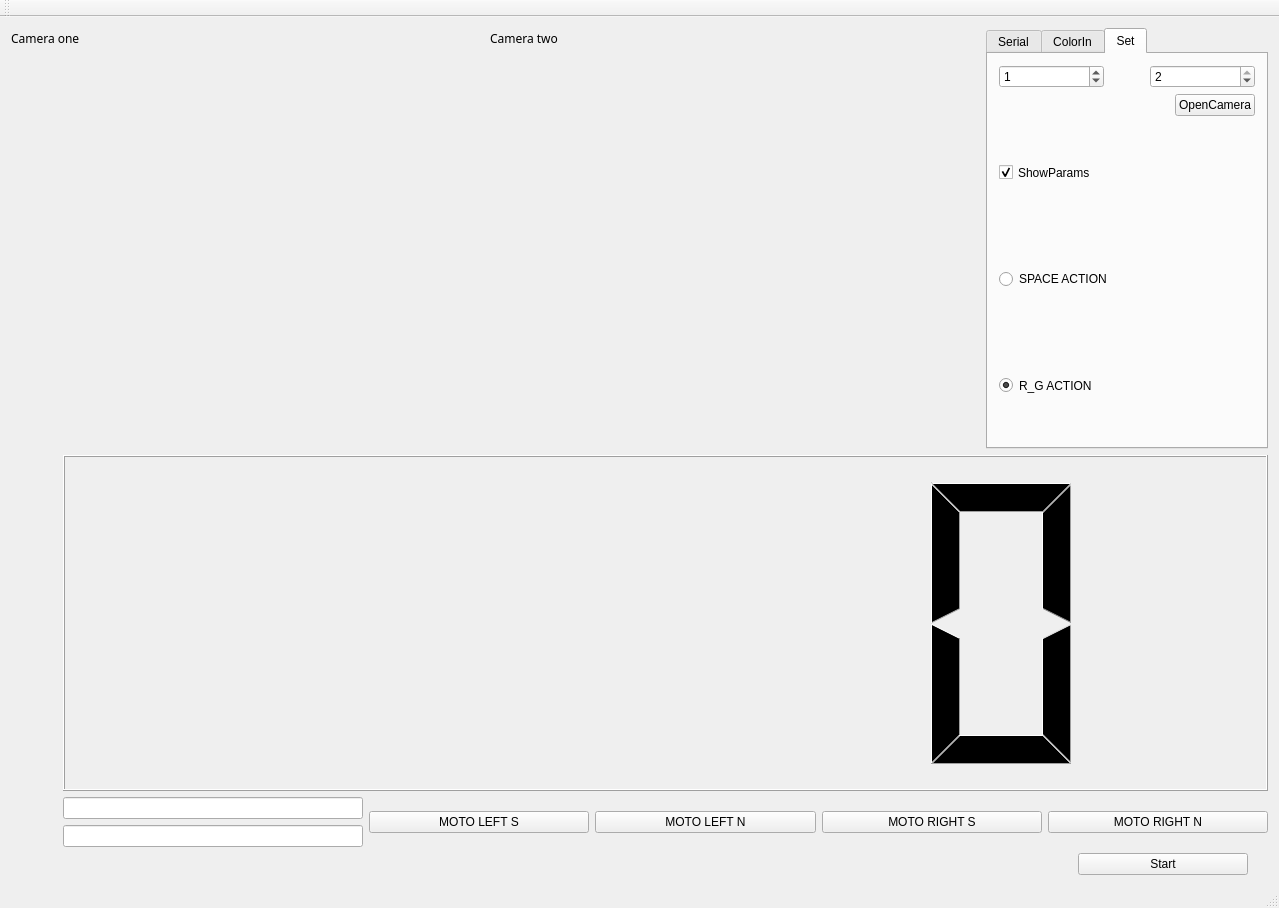
<?xml version="1.0" encoding="UTF-8"?>
<ui version="4.0">
 <class>Magic</class>
 <widget class="QMainWindow" name="Magic">
  <property name="geometry">
   <rect>
    <x>0</x>
    <y>0</y>
    <width>1279</width>
    <height>908</height>
   </rect>
  </property>
  <property name="windowTitle">
   <string>Magic</string>
  </property>
  <widget class="QWidget" name="centralWidget">
   <layout class="QVBoxLayout" name="verticalLayout_15">
    <item>
     <layout class="QVBoxLayout" name="verticalLayout_4">
      <item>
       <layout class="QHBoxLayout" name="horizontalLayout_2">
        <item>
         <layout class="QVBoxLayout" name="verticalLayout">
          <item>
           <layout class="QHBoxLayout" name="horizontalLayout_3">
            <item>
             <widget class="QLabel" name="label_5">
              <property name="font">
               <font>
                <family>BankGothic Lt BT</family>
                <pointsize>9</pointsize>
                <italic>false</italic>
               </font>
              </property>
              <property name="text">
               <string>Camera one</string>
              </property>
             </widget>
            </item>
            <item>
             <spacer name="horizontalSpacer_2">
              <property name="orientation">
               <enum>Qt::Horizontal</enum>
              </property>
              <property name="sizeHint" stdset="0">
               <size>
                <width>40</width>
                <height>20</height>
               </size>
              </property>
             </spacer>
            </item>
            <item>
             <widget class="QLabel" name="label_6">
              <property name="font">
               <font>
                <family>BankGothic Lt BT</family>
                <pointsize>9</pointsize>
                <italic>false</italic>
               </font>
              </property>
              <property name="text">
               <string>Camera two</string>
              </property>
             </widget>
            </item>
            <item>
             <spacer name="horizontalSpacer_3">
              <property name="orientation">
               <enum>Qt::Horizontal</enum>
              </property>
              <property name="sizeHint" stdset="0">
               <size>
                <width>40</width>
                <height>20</height>
               </size>
              </property>
             </spacer>
            </item>
           </layout>
          </item>
          <item>
           <layout class="QHBoxLayout" name="horizontalLayout">
            <item>
             <widget class="QLabel" name="label_f">
              <property name="sizePolicy">
               <sizepolicy hsizetype="Expanding" vsizetype="Expanding">
                <horstretch>0</horstretch>
                <verstretch>0</verstretch>
               </sizepolicy>
              </property>
              <property name="text">
               <string/>
              </property>
             </widget>
            </item>
            <item>
             <widget class="QLabel" name="label_b">
              <property name="sizePolicy">
               <sizepolicy hsizetype="Expanding" vsizetype="Expanding">
                <horstretch>0</horstretch>
                <verstretch>0</verstretch>
               </sizepolicy>
              </property>
              <property name="text">
               <string/>
              </property>
             </widget>
            </item>
           </layout>
          </item>
         </layout>
        </item>
        <item>
         <spacer name="horizontalSpacer">
          <property name="orientation">
           <enum>Qt::Horizontal</enum>
          </property>
          <property name="sizeType">
           <enum>QSizePolicy::Maximum</enum>
          </property>
          <property name="sizeHint" stdset="0">
           <size>
            <width>18</width>
            <height>20</height>
           </size>
          </property>
         </spacer>
        </item>
        <item>
         <widget class="QTabWidget" name="tabWidget">
          <property name="sizePolicy">
           <sizepolicy hsizetype="Preferred" vsizetype="Preferred">
            <horstretch>0</horstretch>
            <verstretch>0</verstretch>
           </sizepolicy>
          </property>
          <property name="currentIndex">
           <number>2</number>
          </property>
          <widget class="QWidget" name="tab">
           <attribute name="title">
            <string>Serial</string>
           </attribute>
           <layout class="QVBoxLayout" name="verticalLayout_5">
            <item>
             <layout class="QVBoxLayout" name="verticalLayout_2">
              <item>
               <layout class="QHBoxLayout" name="horizontalLayout_5">
                <item>
                 <widget class="QComboBox" name="comboBox_port"/>
                </item>
                <item>
                 <widget class="QPushButton" name="pushButton_connect">
                  <property name="font">
                   <font>
                    <family>Ebrima</family>
                    <pointsize>9</pointsize>
                    <weight>75</weight>
                    <bold>true</bold>
                   </font>
                  </property>
                  <property name="text">
                   <string>Connect</string>
                  </property>
                 </widget>
                </item>
               </layout>
              </item>
              <item>
               <widget class="QTextBrowser" name="textBrowser_info">
                <property name="sizePolicy">
                 <sizepolicy hsizetype="Preferred" vsizetype="Expanding">
                  <horstretch>0</horstretch>
                  <verstretch>0</verstretch>
                 </sizepolicy>
                </property>
               </widget>
              </item>
              <item>
               <layout class="QHBoxLayout" name="horizontalLayout_8">
                <item>
                 <spacer name="horizontalSpacer_6">
                  <property name="orientation">
                   <enum>Qt::Horizontal</enum>
                  </property>
                  <property name="sizeType">
                   <enum>QSizePolicy::Fixed</enum>
                  </property>
                  <property name="sizeHint" stdset="0">
                   <size>
                    <width>50</width>
                    <height>20</height>
                   </size>
                  </property>
                 </spacer>
                </item>
                <item>
                 <widget class="QPushButton" name="pushButton_clear">
                  <property name="sizePolicy">
                   <sizepolicy hsizetype="Minimum" vsizetype="Maximum">
                    <horstretch>0</horstretch>
                    <verstretch>0</verstretch>
                   </sizepolicy>
                  </property>
                  <property name="font">
                   <font>
                    <weight>75</weight>
                    <bold>true</bold>
                   </font>
                  </property>
                  <property name="text">
                   <string>Clear</string>
                  </property>
                 </widget>
                </item>
               </layout>
              </item>
             </layout>
            </item>
           </layout>
          </widget>
          <widget class="QWidget" name="tab_2">
           <attribute name="title">
            <string>ColorIn</string>
           </attribute>
           <layout class="QVBoxLayout" name="verticalLayout_14">
            <item>
             <layout class="QVBoxLayout" name="verticalLayout_10">
              <item>
               <widget class="QCheckBox" name="checkBox">
                <property name="text">
                 <string>HandIN</string>
                </property>
               </widget>
              </item>
              <item>
               <layout class="QVBoxLayout" name="verticalLayout_9">
                <item>
                 <layout class="QHBoxLayout" name="horizontalLayout_12">
                  <item>
                   <widget class="QLabel" name="label">
                    <property name="font">
                     <font>
                      <pointsize>17</pointsize>
                     </font>
                    </property>
                    <property name="text">
                     <string>F</string>
                    </property>
                   </widget>
                  </item>
                  <item>
                   <widget class="QLineEdit" name="lE_F">
                    <property name="font">
                     <font>
                      <pointsize>17</pointsize>
                     </font>
                    </property>
                   </widget>
                  </item>
                 </layout>
                </item>
                <item>
                 <layout class="QHBoxLayout" name="horizontalLayout_13">
                  <item>
                   <widget class="QLabel" name="label_2">
                    <property name="font">
                     <font>
                      <pointsize>17</pointsize>
                     </font>
                    </property>
                    <property name="text">
                     <string>R</string>
                    </property>
                   </widget>
                  </item>
                  <item>
                   <widget class="QLineEdit" name="lE_R">
                    <property name="font">
                     <font>
                      <pointsize>17</pointsize>
                     </font>
                    </property>
                   </widget>
                  </item>
                 </layout>
                </item>
                <item>
                 <layout class="QHBoxLayout" name="horizontalLayout_14">
                  <item>
                   <widget class="QLabel" name="label_3">
                    <property name="font">
                     <font>
                      <pointsize>17</pointsize>
                     </font>
                    </property>
                    <property name="text">
                     <string>B</string>
                    </property>
                   </widget>
                  </item>
                  <item>
                   <widget class="QLineEdit" name="lE_B">
                    <property name="font">
                     <font>
                      <pointsize>17</pointsize>
                     </font>
                    </property>
                   </widget>
                  </item>
                 </layout>
                </item>
                <item>
                 <layout class="QHBoxLayout" name="horizontalLayout_15">
                  <item>
                   <widget class="QLabel" name="label_4">
                    <property name="font">
                     <font>
                      <pointsize>17</pointsize>
                     </font>
                    </property>
                    <property name="text">
                     <string>L</string>
                    </property>
                   </widget>
                  </item>
                  <item>
                   <widget class="QLineEdit" name="lE_L">
                    <property name="font">
                     <font>
                      <pointsize>17</pointsize>
                     </font>
                    </property>
                   </widget>
                  </item>
                 </layout>
                </item>
                <item>
                 <layout class="QHBoxLayout" name="horizontalLayout_16">
                  <item>
                   <widget class="QLabel" name="label_7">
                    <property name="font">
                     <font>
                      <pointsize>17</pointsize>
                     </font>
                    </property>
                    <property name="text">
                     <string>U</string>
                    </property>
                   </widget>
                  </item>
                  <item>
                   <widget class="QLineEdit" name="lE_U">
                    <property name="font">
                     <font>
                      <pointsize>17</pointsize>
                     </font>
                    </property>
                   </widget>
                  </item>
                 </layout>
                </item>
                <item>
                 <layout class="QHBoxLayout" name="horizontalLayout_17">
                  <item>
                   <widget class="QLabel" name="label_8">
                    <property name="font">
                     <font>
                      <pointsize>17</pointsize>
                     </font>
                    </property>
                    <property name="text">
                     <string>D</string>
                    </property>
                   </widget>
                  </item>
                  <item>
                   <widget class="QLineEdit" name="lE_D">
                    <property name="font">
                     <font>
                      <pointsize>17</pointsize>
                     </font>
                    </property>
                   </widget>
                  </item>
                 </layout>
                </item>
               </layout>
              </item>
             </layout>
            </item>
           </layout>
          </widget>
          <widget class="QWidget" name="tab_3">
           <attribute name="title">
            <string>Set</string>
           </attribute>
           <layout class="QVBoxLayout" name="verticalLayout_13">
            <item>
             <layout class="QVBoxLayout" name="verticalLayout_12">
              <item>
               <layout class="QVBoxLayout" name="verticalLayout_11">
                <item>
                 <layout class="QHBoxLayout" name="horizontalLayout_18">
                  <item>
                   <widget class="QSpinBox" name="camera_f">
                    <property name="maximum">
                     <number>2</number>
                    </property>
                    <property name="value">
                     <number>1</number>
                    </property>
                   </widget>
                  </item>
                  <item>
                   <spacer name="horizontalSpacer_7">
                    <property name="orientation">
                     <enum>Qt::Horizontal</enum>
                    </property>
                    <property name="sizeType">
                     <enum>QSizePolicy::Maximum</enum>
                    </property>
                    <property name="sizeHint" stdset="0">
                     <size>
                      <width>40</width>
                      <height>20</height>
                     </size>
                    </property>
                   </spacer>
                  </item>
                  <item>
                   <widget class="QSpinBox" name="camera_b">
                    <property name="maximum">
                     <number>2</number>
                    </property>
                    <property name="value">
                     <number>2</number>
                    </property>
                   </widget>
                  </item>
                 </layout>
                </item>
                <item>
                 <layout class="QHBoxLayout" name="horizontalLayout_19">
                  <item>
                   <spacer name="horizontalSpacer_8">
                    <property name="orientation">
                     <enum>Qt::Horizontal</enum>
                    </property>
                    <property name="sizeHint" stdset="0">
                     <size>
                      <width>40</width>
                      <height>20</height>
                     </size>
                    </property>
                   </spacer>
                  </item>
                  <item>
                   <widget class="QPushButton" name="pushButton_4">
                    <property name="text">
                     <string>OpenCamera</string>
                    </property>
                   </widget>
                  </item>
                 </layout>
                </item>
               </layout>
              </item>
              <item>
               <widget class="QCheckBox" name="checkBox_2">
                <property name="sizePolicy">
                 <sizepolicy hsizetype="Minimum" vsizetype="Preferred">
                  <horstretch>0</horstretch>
                  <verstretch>0</verstretch>
                 </sizepolicy>
                </property>
                <property name="text">
                 <string>ShowParams</string>
                </property>
                <property name="checked">
                 <bool>true</bool>
                </property>
               </widget>
              </item>
              <item>
               <widget class="QRadioButton" name="space_action">
                <property name="sizePolicy">
                 <sizepolicy hsizetype="Minimum" vsizetype="Preferred">
                  <horstretch>0</horstretch>
                  <verstretch>0</verstretch>
                 </sizepolicy>
                </property>
                <property name="text">
                 <string>SPACE ACTION</string>
                </property>
                <property name="checked">
                 <bool>false</bool>
                </property>
               </widget>
              </item>
              <item>
               <widget class="QRadioButton" name="r_g_action">
                <property name="sizePolicy">
                 <sizepolicy hsizetype="Minimum" vsizetype="Preferred">
                  <horstretch>0</horstretch>
                  <verstretch>0</verstretch>
                 </sizepolicy>
                </property>
                <property name="text">
                 <string>R_G ACTION</string>
                </property>
                <property name="checked">
                 <bool>true</bool>
                </property>
               </widget>
              </item>
             </layout>
            </item>
           </layout>
          </widget>
         </widget>
        </item>
       </layout>
      </item>
      <item>
       <layout class="QHBoxLayout" name="horizontalLayout_9">
        <item>
         <layout class="QGridLayout" name="gridLayout">
          <item row="1" column="3">
           <widget class="QLabel" name="label_B">
            <property name="minimumSize">
             <size>
              <width>0</width>
              <height>0</height>
             </size>
            </property>
            <property name="text">
             <string/>
            </property>
           </widget>
          </item>
          <item row="2" column="1">
           <widget class="QLabel" name="label_R">
            <property name="minimumSize">
             <size>
              <width>0</width>
              <height>0</height>
             </size>
            </property>
            <property name="text">
             <string/>
            </property>
           </widget>
          </item>
          <item row="1" column="0">
           <widget class="QLabel" name="label_D">
            <property name="sizePolicy">
             <sizepolicy hsizetype="Preferred" vsizetype="Preferred">
              <horstretch>0</horstretch>
              <verstretch>0</verstretch>
             </sizepolicy>
            </property>
            <property name="minimumSize">
             <size>
              <width>0</width>
              <height>0</height>
             </size>
            </property>
            <property name="text">
             <string/>
            </property>
           </widget>
          </item>
          <item row="1" column="2">
           <widget class="QLabel" name="label_U">
            <property name="minimumSize">
             <size>
              <width>0</width>
              <height>0</height>
             </size>
            </property>
            <property name="text">
             <string/>
            </property>
           </widget>
          </item>
          <item row="0" column="1">
           <widget class="QLabel" name="label_L">
            <property name="minimumSize">
             <size>
              <width>0</width>
              <height>0</height>
             </size>
            </property>
            <property name="text">
             <string/>
            </property>
           </widget>
          </item>
          <item row="1" column="1">
           <widget class="QLabel" name="label_F">
            <property name="minimumSize">
             <size>
              <width>0</width>
              <height>0</height>
             </size>
            </property>
            <property name="text">
             <string/>
            </property>
           </widget>
          </item>
         </layout>
        </item>
        <item>
         <layout class="QVBoxLayout" name="verticalLayout_6">
          <item>
           <widget class="QLCDNumber" name="lcdNumber">
            <property name="sizePolicy">
             <sizepolicy hsizetype="Expanding" vsizetype="Expanding">
              <horstretch>0</horstretch>
              <verstretch>0</verstretch>
             </sizepolicy>
            </property>
           </widget>
          </item>
          <item>
           <layout class="QVBoxLayout" name="verticalLayout_8">
            <item>
             <layout class="QHBoxLayout" name="horizontalLayout_10"/>
            </item>
           </layout>
          </item>
          <item>
           <layout class="QHBoxLayout" name="horizontalLayout_11">
            <item>
             <layout class="QVBoxLayout" name="verticalLayout_7">
              <item>
               <widget class="QLineEdit" name="lineEdit_get">
                <property name="sizePolicy">
                 <sizepolicy hsizetype="Minimum" vsizetype="Minimum">
                  <horstretch>0</horstretch>
                  <verstretch>0</verstretch>
                 </sizepolicy>
                </property>
                <property name="minimumSize">
                 <size>
                  <width>300</width>
                  <height>0</height>
                 </size>
                </property>
                <property name="maximumSize">
                 <size>
                  <width>16777215</width>
                  <height>16777215</height>
                 </size>
                </property>
                <property name="readOnly">
                 <bool>true</bool>
                </property>
               </widget>
              </item>
              <item>
               <widget class="QLineEdit" name="lineEdit_answer">
                <property name="sizePolicy">
                 <sizepolicy hsizetype="Fixed" vsizetype="Minimum">
                  <horstretch>0</horstretch>
                  <verstretch>0</verstretch>
                 </sizepolicy>
                </property>
                <property name="maximumSize">
                 <size>
                  <width>222222</width>
                  <height>16777215</height>
                 </size>
                </property>
                <property name="readOnly">
                 <bool>true</bool>
                </property>
               </widget>
              </item>
             </layout>
            </item>
            <item>
             <widget class="QPushButton" name="pushButton_2">
              <property name="text">
               <string>MOTO LEFT S</string>
              </property>
             </widget>
            </item>
            <item>
             <widget class="QPushButton" name="pushButton_3">
              <property name="text">
               <string>MOTO LEFT N</string>
              </property>
             </widget>
            </item>
            <item>
             <widget class="QPushButton" name="pushButton_5">
              <property name="text">
               <string>MOTO RIGHT S</string>
              </property>
             </widget>
            </item>
            <item>
             <widget class="QPushButton" name="pushButton_6">
              <property name="text">
               <string>MOTO RIGHT N</string>
              </property>
             </widget>
            </item>
           </layout>
          </item>
          <item>
           <layout class="QHBoxLayout" name="horizontalLayout_4"/>
          </item>
          <item>
           <layout class="QHBoxLayout" name="horizontalLayout_6">
            <item>
             <spacer name="horizontalSpacer_4">
              <property name="orientation">
               <enum>Qt::Horizontal</enum>
              </property>
              <property name="sizeType">
               <enum>QSizePolicy::Expanding</enum>
              </property>
              <property name="sizeHint" stdset="0">
               <size>
                <width>40</width>
                <height>20</height>
               </size>
              </property>
             </spacer>
            </item>
            <item>
             <widget class="QPushButton" name="pushButton">
              <property name="minimumSize">
               <size>
                <width>170</width>
                <height>0</height>
               </size>
              </property>
              <property name="text">
               <string>Start</string>
              </property>
             </widget>
            </item>
            <item>
             <spacer name="horizontalSpacer_5">
              <property name="orientation">
               <enum>Qt::Horizontal</enum>
              </property>
              <property name="sizeType">
               <enum>QSizePolicy::Fixed</enum>
              </property>
              <property name="sizeHint" stdset="0">
               <size>
                <width>20</width>
                <height>20</height>
               </size>
              </property>
             </spacer>
            </item>
           </layout>
          </item>
         </layout>
        </item>
       </layout>
      </item>
      <item>
       <layout class="QHBoxLayout" name="horizontalLayout_7">
        <item>
         <layout class="QVBoxLayout" name="verticalLayout_3"/>
        </item>
       </layout>
      </item>
     </layout>
    </item>
   </layout>
  </widget>
  <widget class="QMenuBar" name="menuBar">
   <property name="geometry">
    <rect>
     <x>0</x>
     <y>0</y>
     <width>1279</width>
     <height>25</height>
    </rect>
   </property>
  </widget>
  <widget class="QToolBar" name="mainToolBar">
   <attribute name="toolBarArea">
    <enum>TopToolBarArea</enum>
   </attribute>
   <attribute name="toolBarBreak">
    <bool>false</bool>
   </attribute>
  </widget>
  <widget class="QStatusBar" name="statusBar"/>
 </widget>
 <layoutdefault spacing="6" margin="11"/>
 <resources/>
 <connections>
  <connection>
   <sender>pushButton_2</sender>
   <signal>pressed()</signal>
   <receiver>Magic</receiver>
   <slot>Moto_L_S()</slot>
   <hints>
    <hint type="sourcelabel">
     <x>482</x>
     <y>798</y>
    </hint>
    <hint type="destinationlabel">
     <x>180</x>
     <y>586</y>
    </hint>
   </hints>
  </connection>
  <connection>
   <sender>pushButton_3</sender>
   <signal>pressed()</signal>
   <receiver>Magic</receiver>
   <slot>Moto_L_N()</slot>
   <hints>
    <hint type="sourcelabel">
     <x>703</x>
     <y>798</y>
    </hint>
    <hint type="destinationlabel">
     <x>404</x>
     <y>603</y>
    </hint>
   </hints>
  </connection>
  <connection>
   <sender>pushButton_5</sender>
   <signal>pressed()</signal>
   <receiver>Magic</receiver>
   <slot>Moto_R_S()</slot>
   <hints>
    <hint type="sourcelabel">
     <x>933</x>
     <y>798</y>
    </hint>
    <hint type="destinationlabel">
     <x>685</x>
     <y>650</y>
    </hint>
   </hints>
  </connection>
  <connection>
   <sender>pushButton_6</sender>
   <signal>released()</signal>
   <receiver>Magic</receiver>
   <slot>Moto_R_N()</slot>
   <hints>
    <hint type="sourcelabel">
     <x>1154</x>
     <y>798</y>
    </hint>
    <hint type="destinationlabel">
     <x>1082</x>
     <y>640</y>
    </hint>
   </hints>
  </connection>
  <connection>
   <sender>pushButton</sender>
   <signal>released()</signal>
   <receiver>Magic</receiver>
   <slot>start_fun()</slot>
   <hints>
    <hint type="sourcelabel">
     <x>1236</x>
     <y>856</y>
    </hint>
    <hint type="destinationlabel">
     <x>568</x>
     <y>847</y>
    </hint>
   </hints>
  </connection>
  <connection>
   <sender>pushButton_connect</sender>
   <signal>pressed()</signal>
   <receiver>Magic</receiver>
   <slot>serial_connect()</slot>
   <hints>
    <hint type="sourcelabel">
     <x>1187</x>
     <y>117</y>
    </hint>
    <hint type="destinationlabel">
     <x>1198</x>
     <y>56</y>
    </hint>
   </hints>
  </connection>
  <connection>
   <sender>pushButton_clear</sender>
   <signal>released()</signal>
   <receiver>Magic</receiver>
   <slot>info_clear()</slot>
   <hints>
    <hint type="sourcelabel">
     <x>1073</x>
     <y>432</y>
    </hint>
    <hint type="destinationlabel">
     <x>956</x>
     <y>440</y>
    </hint>
   </hints>
  </connection>
  <connection>
   <sender>space_action</sender>
   <signal>released()</signal>
   <receiver>Magic</receiver>
   <slot>actionStatus()</slot>
   <hints>
    <hint type="sourcelabel">
     <x>1251</x>
     <y>279</y>
    </hint>
    <hint type="destinationlabel">
     <x>977</x>
     <y>48</y>
    </hint>
   </hints>
  </connection>
  <connection>
   <sender>r_g_action</sender>
   <signal>released()</signal>
   <receiver>Magic</receiver>
   <slot>actionStatus()</slot>
   <hints>
    <hint type="sourcelabel">
     <x>1251</x>
     <y>373</y>
    </hint>
    <hint type="destinationlabel">
     <x>939</x>
     <y>129</y>
    </hint>
   </hints>
  </connection>
  <connection>
   <sender>checkBox</sender>
   <signal>stateChanged(int)</signal>
   <receiver>Magic</receiver>
   <slot>useHandIn()</slot>
   <hints>
    <hint type="sourcelabel">
     <x>1035</x>
     <y>109</y>
    </hint>
    <hint type="destinationlabel">
     <x>953</x>
     <y>73</y>
    </hint>
   </hints>
  </connection>
  <connection>
   <sender>checkBox_2</sender>
   <signal>stateChanged(int)</signal>
   <receiver>Magic</receiver>
   <slot>showParams()</slot>
   <hints>
    <hint type="sourcelabel">
     <x>1251</x>
     <y>256</y>
    </hint>
    <hint type="destinationlabel">
     <x>952</x>
     <y>199</y>
    </hint>
   </hints>
  </connection>
  <connection>
   <sender>pushButton_4</sender>
   <signal>released()</signal>
   <receiver>Magic</receiver>
   <slot>OpenCamera()</slot>
   <hints>
    <hint type="sourcelabel">
     <x>1187</x>
     <y>161</y>
    </hint>
    <hint type="destinationlabel">
     <x>504</x>
     <y>150</y>
    </hint>
   </hints>
  </connection>
 </connections>
 <slots>
  <slot>start_fun()</slot>
  <slot>info_clear()</slot>
  <slot>serial_connect()</slot>
  <slot>Moto_L_S()</slot>
  <slot>Moto_L_N()</slot>
  <slot>Moto_R_S()</slot>
  <slot>Moto_R_N()</slot>
  <slot>actionStatus()</slot>
  <slot>useHandIn()</slot>
  <slot>showParams()</slot>
  <slot>OpenCamera()</slot>
 </slots>
</ui>
